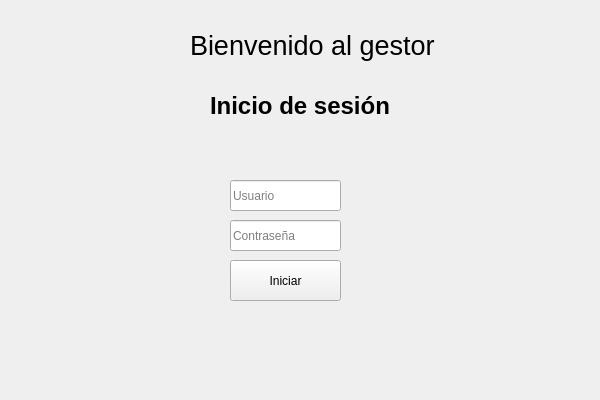
<?xml version="1.0" encoding="UTF-8"?>
<ui version="4.0">
 <class>MainWindow</class>
 <widget class="QMainWindow" name="MainWindow">
  <property name="geometry">
   <rect>
    <x>0</x>
    <y>0</y>
    <width>600</width>
    <height>400</height>
   </rect>
  </property>
  <property name="sizePolicy">
   <sizepolicy hsizetype="Fixed" vsizetype="Fixed">
    <horstretch>0</horstretch>
    <verstretch>0</verstretch>
   </sizepolicy>
  </property>
  <property name="minimumSize">
   <size>
    <width>600</width>
    <height>400</height>
   </size>
  </property>
  <property name="maximumSize">
   <size>
    <width>600</width>
    <height>400</height>
   </size>
  </property>
  <property name="windowTitle">
   <string>Inicio</string>
  </property>
  <widget class="QWidget" name="centralwidget">
   <widget class="QLabel" name="label">
    <property name="geometry">
     <rect>
      <x>190</x>
      <y>0</y>
      <width>271</width>
      <height>91</height>
     </rect>
    </property>
    <property name="font">
     <font>
      <pointsize>20</pointsize>
     </font>
    </property>
    <property name="text">
     <string>Bienvenido al gestor</string>
    </property>
   </widget>
   <widget class="QLabel" name="label_2">
    <property name="geometry">
     <rect>
      <x>210</x>
      <y>70</y>
      <width>191</width>
      <height>71</height>
     </rect>
    </property>
    <property name="font">
     <font>
      <pointsize>18</pointsize>
      <weight>75</weight>
      <bold>true</bold>
     </font>
    </property>
    <property name="text">
     <string>Inicio de sesión</string>
    </property>
   </widget>
   <widget class="QPushButton" name="pushButton">
    <property name="geometry">
     <rect>
      <x>230</x>
      <y>260</y>
      <width>111</width>
      <height>41</height>
     </rect>
    </property>
    <property name="text">
     <string>Iniciar</string>
    </property>
   </widget>
   <widget class="QLineEdit" name="lineEdit">
    <property name="geometry">
     <rect>
      <x>230</x>
      <y>180</y>
      <width>111</width>
      <height>31</height>
     </rect>
    </property>
    <property name="placeholderText">
     <string>Usuario</string>
    </property>
   </widget>
   <widget class="QLineEdit" name="lineEdit_2">
    <property name="enabled">
     <bool>true</bool>
    </property>
    <property name="geometry">
     <rect>
      <x>230</x>
      <y>220</y>
      <width>111</width>
      <height>31</height>
     </rect>
    </property>
    <property name="toolTip">
     <string/>
    </property>
    <property name="inputMethodHints">
     <set>Qt::ImhHiddenText|Qt::ImhNoAutoUppercase|Qt::ImhNoPredictiveText|Qt::ImhSensitiveData</set>
    </property>
    <property name="text">
     <string/>
    </property>
    <property name="echoMode">
     <enum>QLineEdit::Password</enum>
    </property>
    <property name="placeholderText">
     <string>Contraseña</string>
    </property>
   </widget>
   <widget class="QLabel" name="label_3">
    <property name="geometry">
     <rect>
      <x>260</x>
      <y>120</y>
      <width>51</width>
      <height>51</height>
     </rect>
    </property>
    <property name="text">
     <string/>
    </property>
    <property name="pixmap">
     <pixmap>img/iconoUsuario.png</pixmap>
    </property>
    <property name="scaledContents">
     <bool>true</bool>
    </property>
   </widget>
  </widget>
  <widget class="QMenuBar" name="menubar">
   <property name="geometry">
    <rect>
     <x>0</x>
     <y>0</y>
     <width>600</width>
     <height>21</height>
    </rect>
   </property>
  </widget>
 </widget>
 <resources/>
 <connections/>
</ui>
